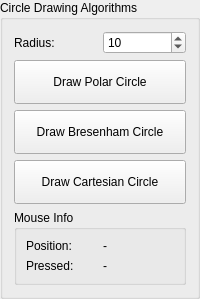
         <widget class="QGroupBox" name="circleSectionGroupBox">
          <property name="title">
           <string>Circle Drawing Algorithms</string>
          </property>
          <layout class="QVBoxLayout" name="circleSectionLayout">
           <item>
            <layout class="QHBoxLayout" name="circleRadiusLayout">
             <item>
              <widget class="QLabel" name="circleRadiusLabel">
               <property name="text">
                <string>Radius:</string>
               </property>
              </widget>
             </item>
             <item>
              <widget class="QSpinBox" name="circle_radius_spinBox">
               <property name="minimum">
                <number>1</number>
               </property>
               <property name="maximum">
                <number>10000</number>
               </property>
               <property name="singleStep">
                <number>1</number>
               </property>
               <property name="value">
                <number>10</number>
               </property>
              </widget>
             </item>
            </layout>
           </item>
           <item>
            <widget class="QPushButton" name="polar_circle">
             <property name="minimumSize">
              <size>
               <width>0</width>
               <height>44</height>
              </size>
             </property>
             <property name="styleSheet">
              <string notr="true">QPushButton {
    background-color: rgb(50, 255, 50);
    color: black;            /* Ensures text stays readable on bright cyan */

    border-radius: 4px;
}

QPushButton:hover {
    background-color: rgb(30, 200, 30); 
}background-color: red;</string>
             </property>
             <property name="text">
              <string>Draw Polar Circle</string>
             </property>
            </widget>
           </item>
           <item>
            <widget class="QPushButton" name="bres_circle">
             <property name="minimumSize">
              <size>
               <width>0</width>
               <height>44</height>
              </size>
             </property>
             <property name="styleSheet">
              <string notr="true">QPushButton {
    background-color: rgb(255, 140, 0);
    color: black;            /* Ensures text stays readable on bright cyan */

    border-radius: 4px;
}

QPushButton:hover {
    background-color: rgb(200, 100, 0); 
}background-color: red;</string>
             </property>
             <property name="text">
              <string>Draw Bresenham Circle</string>
             </property>
            </widget>
           </item>
           <item>
            <widget class="QPushButton" name="cartesian_circle">
             <property name="minimumSize">
              <size>
               <width>0</width>
               <height>44</height>
              </size>
             </property>
             <property name="styleSheet">
              <string notr="true">QPushButton {
    background-color: rgb(255, 64, 129);
    color: black;            /* Ensures text stays readable on bright cyan */

    border-radius: 4px;
}

QPushButton:hover {
    background-color: rgb(200, 35, 100); 
}background-color: red;</string>
             </property>
             <property name="text">
              <string>Draw Cartesian Circle</string>
             </property>
            </widget>
           </item>
           <item>
            <widget class="QGroupBox" name="mouseGroupBox2">
             <property name="title">
              <string>Mouse Info</string>
             </property>
             <layout class="QVBoxLayout" name="mouseGroupLayout2">
              <item>
               <layout class="QHBoxLayout" name="mouseMoveLayout2">
                <item>
                 <widget class="QLabel" name="mouseMoveCaption2">
                  <property name="text">
                   <string>Position:</string>
                  </property>
                 </widget>
                </item>
                <item>
                 <widget class="QLabel" name="mouse_movement_2">
                  <property name="text">
                   <string>-</string>
                  </property>
                 </widget>
                </item>
               </layout>
              </item>
              <item>
               <layout class="QHBoxLayout" name="mousePressLayout2">
                <item>
                 <widget class="QLabel" name="mousePressCaption2">
                  <property name="text">
                   <string>Pressed:</string>
                  </property>
                 </widget>
                </item>
                <item>
                 <widget class="QLabel" name="mouse_pressed_2">
                  <property name="text">
                   <string>-</string>
                  </property>
                 </widget>
                </item>
               </layout>
              </item>
             </layout>
            </widget>
           </item>
          </layout>
         </widget>
